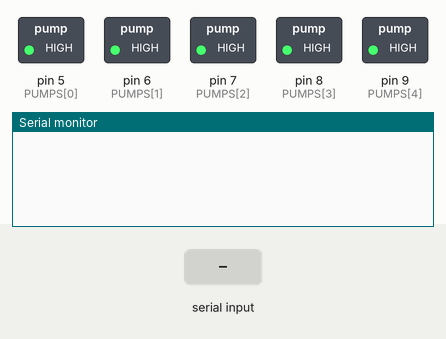
Simulated run of this sketch. Board: Arduino Nano, built with avr-gcc and run on an emulated ATmega328P. Shown: switched loads named in the sketch (green lamp = pin HIGH), the last lines printed to the serial monitor. Inputs (shaded band) come from the test bench. Pins used as bus, display or sensor lines are not drawn.

Above: at 1.2 s.
1.3 s: "90,45,200\n" received over Serial
At 2.5 s:
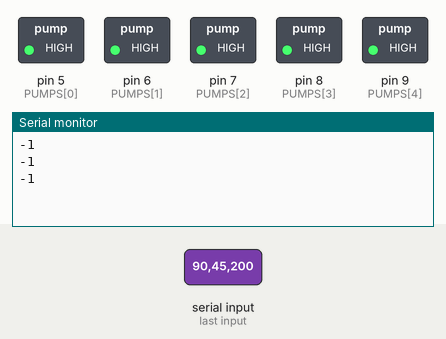
2.8 s: "1,90\n" received over Serial
At 4.4 s:
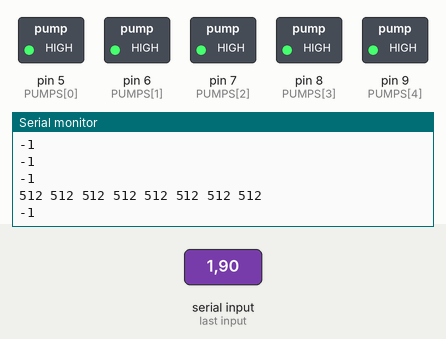

The sketch:

sensors.ino
```cpp
#define DEBUG 0
#define TOTAL_PUMPS 5
int PUMPS[] = {5, 6, 7, 8, 9};
#define SENSORS_VCC 2
#define TOTAL_SENSORS 8
int SENSORS[] = {A0, A1, A2, A3, A4, A5, A6, A7};

#define READ_SENSORS 1
#define ACTIVE_PUMP 2

void setup() {
  Serial.begin(9600);
  pinMode(SENSORS_VCC, OUTPUT);
  digitalWrite(SENSORS_VCC, LOW);
  for (int i = 0; i < TOTAL_PUMPS; ++i) {
    digitalWrite(PUMPS[i], HIGH);
    pinMode(PUMPS[i], OUTPUT);
  }
}

void loop() {
  if (Serial.available() > 0) {
    int command = Serial.parseInt();
    if (DEBUG) {
        Serial.println(String("Got command ") + String(command));
    }
    if (command == 0) {
      return;
    }
    if (command == READ_SENSORS) {
      digitalWrite(SENSORS_VCC, HIGH);
      delay(1000);
      for (int i = 0; i < TOTAL_SENSORS - 1; ++i) {
        Serial.print(analogRead(SENSORS[i]));
        Serial.print(' ');
      }
      Serial.println(analogRead(SENSORS[TOTAL_SENSORS - 1]));
      digitalWrite(SENSORS_VCC, LOW);
    } else if (command == ACTIVE_PUMP) {
      int pump = Serial.parseInt();
      int duration = Serial.parseInt();
      if (DEBUG) {
        Serial.println(String("Got pump ") + String(pump) + String(" and duration ") + String(duration));
      }
      digitalWrite(PUMPS[pump], LOW);
      delay(duration);
      digitalWrite(PUMPS[pump], HIGH);
      Serial.println(1);
    } else {
      Serial.println(-1);
    }
  }
}
```

Measured:
- after the input at 1.3 s, the serial monitor: prints a new line at once (image 1)
- after the input at 2.8 s, the serial monitor: prints a new line after 1.0 s (image 2)
